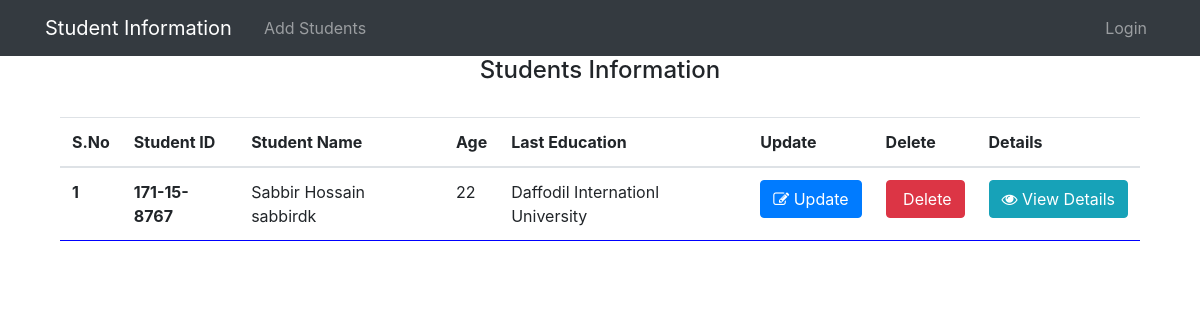
Before: /?page=2 with the older database file.
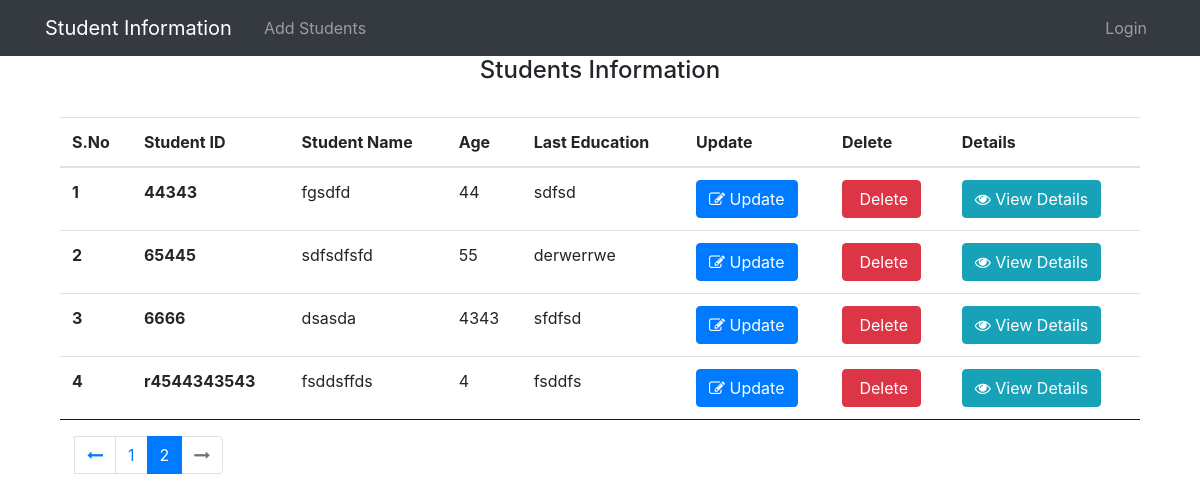
After: the same page with the newer database file.
### student/models.py (models this page shows, shortened)
class Student(models.Model):
    GENDER_CHOICES = (
        ('male', 'Male'),
        ('female', 'Female'))
    stu_id = models.CharField(max_length=50, unique=True,error_messages={'unique':"this Student id is already exists"})
    name = models.CharField(max_length=50)
    age = models.IntegerField()
    sex =  models.CharField(max_length=50, choices=GENDER_CHOICES)
    father_Name = models.CharField(max_length=50)
    mother_Name = models.CharField(max_length=50)
    last_Education = models.CharField(max_length=50)

### student/views.py (the view)
# urls.py: path('', home,name="home"),
def home(request):
    stu = Student.objects.order_by('stu_id')
    paginator = Paginator(stu, 6)
    page = request.GET.get('page')
    paged_listings  = paginator.get_page(page)
    context = {
        'listings':paged_listings,
    }
    return render(request,'home.html',context)

### student/templates/home.html (shortened to what the changed rows need)
{% extends "base.html" %}
{% load static %}
{% block content %}
<div class="col-lg-12">
    <div class="container">
        <div class="row">
            <table class="table table-hover mt-4" style=" overflow-y:scroll; border-bottom:1px blue solid;">
                <thead>
                    <tr>
                        <th scope="col">S.No</th>
                        <th scope="col">Student ID</th>
                        <th scope="col">Student Name</th>
                        <th scope="col">Age</th>
                        <th scope="col">Last Education</th>
                        <th scope="col">Update</th>
                        <th scope="col">Delete</th>
                        <th scope="col">Details</th>
                    </tr>
                </thead>
                <tbody>
                    {% for i in listings %}
                    <tr>
                        <th scope="row">{{forloop.counter}}</th>
                        <th scope="row">{{i.stu_id}}</th>
                        <td>{{i.name}}</td>
                        <td>{{i.age}}</td>
                        <td>{{i.last_Education}}</td>
                        <td><a  href="{% url 'update_view' i.id %}" type="button" class="btn btn-primary">
                                <i class="fa fa-edit" aria-hidden="true"></i> Update
                        </a></td>
                        <td><a href="{% url 'delete_view' i.id %}" type="button" class="btn btn-danger">
                                 Delete
                            </a></td>
                        <td><button type="button" class="btn btn-info" data-toggle="modal"
                                data-target="#demo{{i.id}}">
                                <i class="fa fa-eye" aria-hidden="true"></i> View Details
                            </button></td>
                    </tr>
                    {% endfor %}
                </tbody>
            </table>
            <div class="pagination">
                <div class="container">
                    <div class="row mb_65">
                        <div class="col-12 my-pagination">
                            <nav aria-label="...">
                                {% if listings.has_other_pages %}
                                <ul class="pagination">
                                    {% if listings.has_previous %}
                                    <a class="page-link" href="?page={{listings.previous_page_number}}"><i
                                            class="fa fa-long-arrow-left" aria-hidden="true"></i></a>
                                    {% else %}
                                    <li class="page-item disabled">
                                        <a class="page-link" href="#"><i class="fa fa-long-arrow-left" aria-hidden="true"></i></a>
                                    </li>
                                    {% endif %}
                                    {% for i in listings.paginator.page_range %}
                                    {% if listings.number == i %}
                                    <li class="page-item active"><a class="page-link" href="page-link">{{i}}</a></li>
                                    {% else %}
                                    <li class="page-item">
                                        <a href="?page={{i}}" class="page-link">{{i}}</a>
                                    </li>
                                    {% endif %}
                                    {% endfor %}
                                    {% if listings.has_next %}
                                    <li class="page-item">
                                        <a class="page-link" href="?page={{listings.next_page_number}}"><i
                                                class="fa fa-long-arrow-right" aria-hidden="true"></i></a>
                                    </li>
                                    {% else %}
                                    <li class="page-item disabled">
                                        <a class="page-link" href="#"><i class="fa fa-long-arrow-right" aria-hidden="true"></i></a>
                                    </li>
                                    {% endif %}
                                </ul>
                                {% endif %}
                            </nav>
                        </div>
                    </div>
                </div>
            </div>
        </div>
    </div>
</div>
{% endblock content %}

Changed rows visible on the page:
no longer on this page (row edited): Student: stu_id "171-15-8767", name "Sabbir Hossain sabbirdk", age "22", last_Education "Daffodil Internationl University"
added Student: stu_id "44343", name "fgsdfd", age "44", last_Education "sdfsd"
added Student: stu_id "65445", name "sdfsdfsfd", age "55", last_Education "derwerrwe"
added Student: stu_id "6666", name "dsasda", age "4343", last_Education "sfdfsd"
added Student: stu_id "r4544343543", name "fsddsffds", age "4", last_Education "fsddfs"
Other visible differences:
new list line: "1"
new list line: "2"
